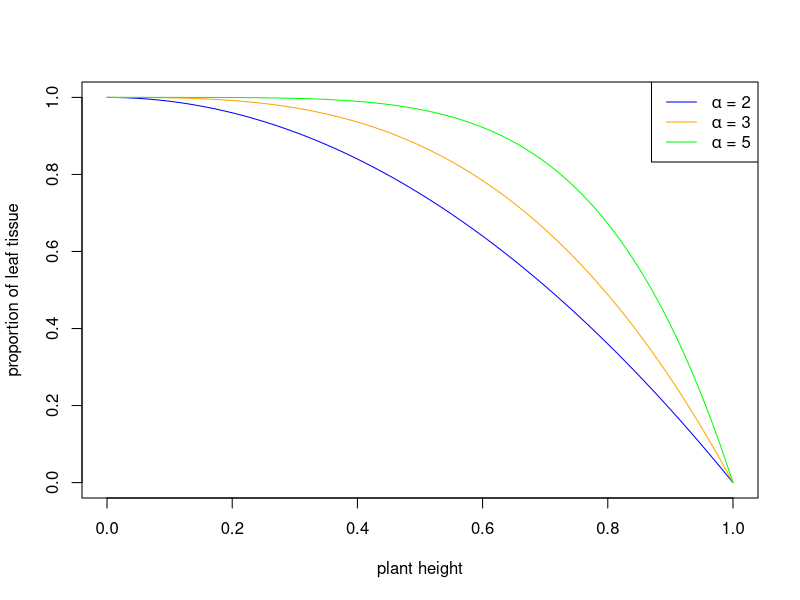
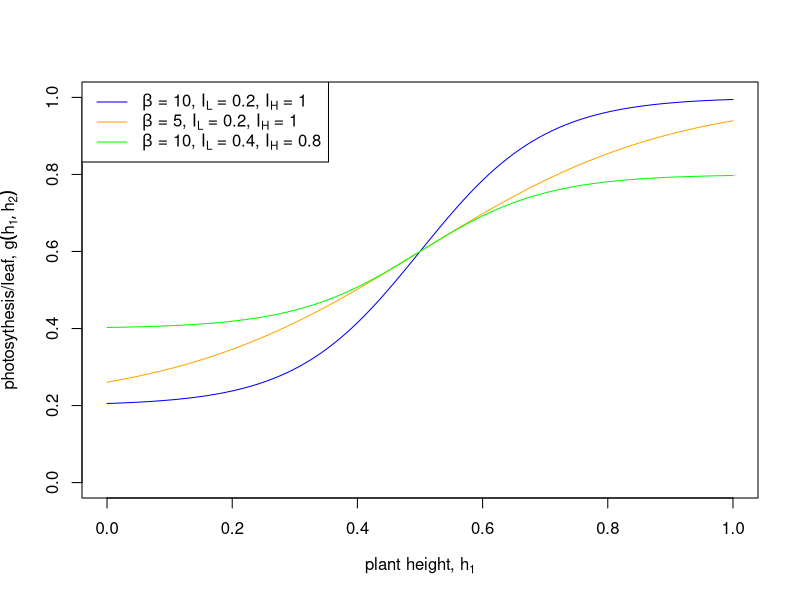
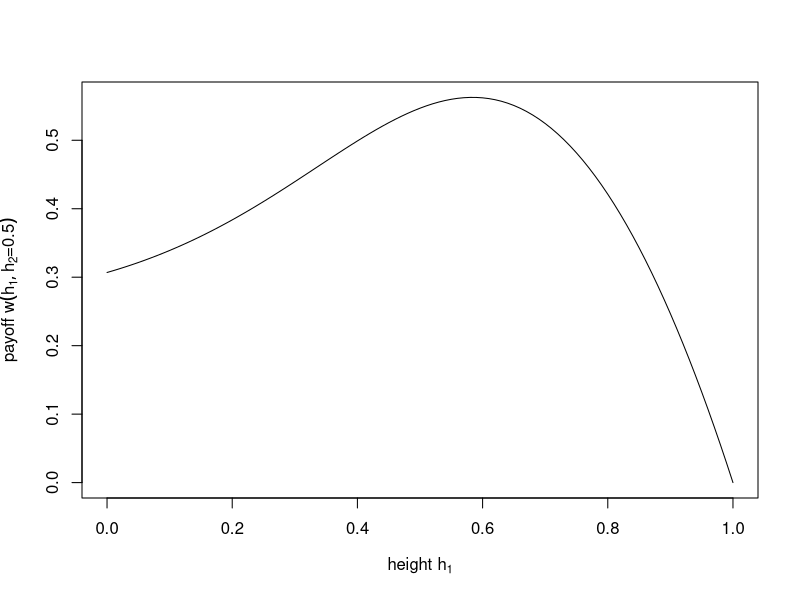
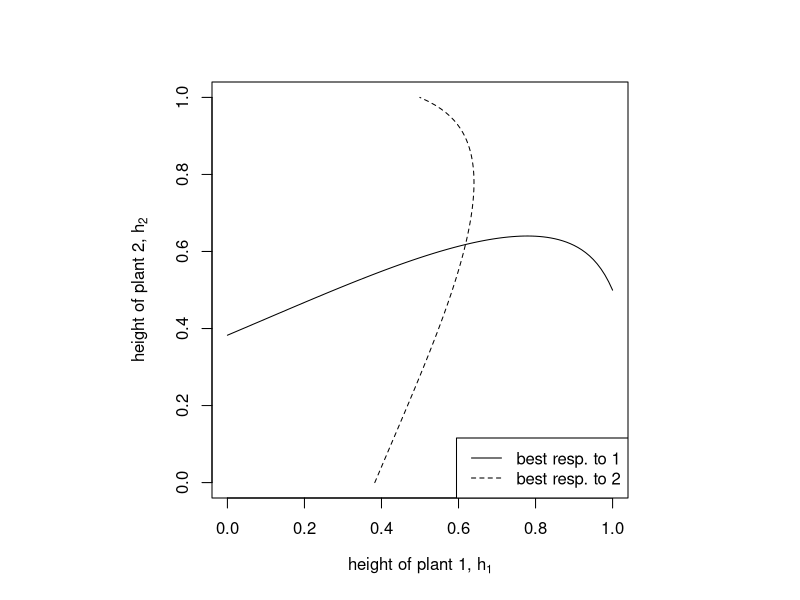

The R script that drew these images, in order:
## ---- chunk 1
knitr::opts_chunk$set(echo = TRUE)
## ---- chunk 2
f <- function(h) {
  1 - h^alpha
}
## ---- chunk 3
alpha <- 2
curve(f(x), from = 0, to = 1, col ="blue", xlab = "plant height", ylab = "proportion of leaf tissue")
alpha <- 3
curve(f(x), from = 0, to = 1, col ="orange", add = TRUE)
alpha <- 5
curve(f(x), from = 0, to = 1, col ="green", add = TRUE)
legend("topright", legend = c(expression(paste(alpha, " = ", 2)),
                              expression(paste(alpha, " = ", 3)),
                              expression(paste(alpha, " = ", 5))), lty =1, col = c("blue", "orange", "green"))
## ---- chunk 4
g <- function(h.1, h.2) {
  P.L + (P.H - P.L)/(1 + exp(-beta*(h.1 - h.2)))
}
  
beta <- 10
P.L <- 0.2
P.H <- 1
curve(g(x, h.2 = 0.5), from = 0, to = 1, xlab = expression("plant height, " * h[1]), ylim = c(0,1), ylab = expression("photosythesis/leaf, " * g(h[1], h[2])), col = "blue")

P.L <- 0.2
P.H <- 1
beta <- 5
curve(g(x, h.2 = 0.5), from = 0, to = 1, add = TRUE, col = "orange")

P.L <- 0.4
P.H <- 0.8
beta <- 10
curve(g(x, h.2 = 0.5), from = 0, to = 1, add = TRUE, col = "green")
legend("topleft", legend = c(expression(paste(beta, " = 10, ", I[L], " = 0.2, ", I[H], " = 1")),
                              expression(paste(beta, " = 5, ", I[L], " = 0.2, ", I[H], " = 1")),
                              expression(paste(beta, " = 10, ", I[L], " = 0.4, ", I[H], " = 0.8"))), lty =1, col = c("blue", "orange", "green"))
## ---- chunk 5
w.h.1.h.2 <- function(h.1, h.2) {
  f(h.1) * g(h.1, h.2)
}

w.h.2.h.1 <- function(h.2, h.1) {
  f(h.2) * g(h.2, h.1)
}
## ---- chunk 6
alpha <- 3
beta <- 5
h.2 <- 0.5
P.L <- 0.25
P.H <- 1
## ---- chunk 7
round(outer(c(0,1/3,2/3,1), c(0,1/3,2/3,1), w.h.1.h.2), digits = 3)
## ---- chunk 8
round(outer(c(0,1/3,2/3,1), c(0,1/3,2/3,1), w.h.2.h.1), digits = 3)
## ---- chunk 9
curve(w.h.1.h.2(x, h.2), from = 0, to = 1, xlab = expression("height "* h[1]), ylab = expression("payoff " * w(h[1], h[2] * "=0.5")))
## ---- chunk 10
best.response <- function(h.2) {
  optimize(w.h.1.h.2, interval=c(0, 1), maximum = TRUE, h.2)$maximum
}

best.response(h.2 = 0.5)
## ---- chunk 11
best.response.curve <- sapply(seq(0, 1, 0.01), best.response)

par(pty="s")
plot(seq(0, 1, 0.01), best.response.curve, type = "l", xlim = c(0,1), ylim = c(0,1), asp = 1, xlab = expression("height of plant 1, " * h[1] ), ylab = expression("height of plant 2, " * h[2] ))
lines(best.response.curve, seq(0, 1, 0.01), type = "l", lty = 2)
legend("bottomright", legend = c("best resp. to 1", "best resp. to 2"), lty = c(1, 2)) 
